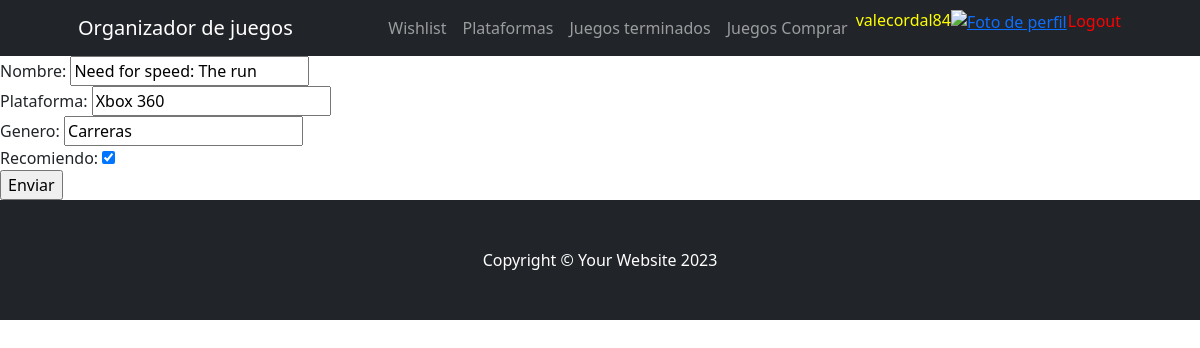
The app's page /juegosTerminados/update/Need for speed: The run/ (signed in) with its own data.
### webapp/models.py (models this page shows, shortened)
class juegosTerminados(models.Model):
    nombre=models.CharField(max_length=255)
    plataforma=models.CharField(max_length=255)
    genero=models.CharField(max_length=255)
    recomiendo=models.BooleanField(default=False)
    class Meta:
        ordering= ["nombre"]
        verbose_name="juego terminado"
        verbose_name_plural="juegos terminados"

### webapp/views.py (the view)
# urls.py: path('juegosTerminados/update/<str:nombre_jt>/', views.jtUpdate, name='jtUpdate'),
@login_required
def jtUpdate(request, nombre_jt):
    jt_item = get_object_or_404(juegosTerminados, nombre=nombre_jt)
    if request.method == "POST":
        form = JTForm(request.POST, instance=jt_item)
        if form.is_valid():
            form.save()
            return redirect('juegosTerminados')
    else:
        form = JTForm(instance=jt_item)
    return render(request, "webapp/jtForm.html", {"form": form})

### webapp/forms.py
class JTForm(forms.ModelForm):
    class Meta:
        model= juegosTerminados
        fields= ['nombre', 'plataforma', 'genero', 'recomiendo']

### webapp/templates/webapp/jtForm.html (shortened to what this page needs)
{% extends "webapp/base.html" %}
{% load static %}
{% block contenido %}
<form action="" method="post">
    <table>
        {{ form }}
    </table>
    <input type="submit" value="Enviar">
</form>
{% endblock contenido %}

### webapp/templates/webapp/base.html (shortened to what this page needs)
<!DOCTYPE html>
<html lang="en">
    <head>
        {% load static %}
        <link href="https://cdn.jsdelivr.net/npm/bootstrap-icons@1.4.1/font/bootstrap-icons.css" rel="stylesheet" />
        <link href="{% static 'css/styles.css' %}" rel="stylesheet" />
        <link rel="stylesheet" href="https://cdnjs.cloudflare.com/ajax/libs/font-awesome/6.4.0/css/all.min.css">
    </head>
    <body>
        <nav class="navbar navbar-expand-lg navbar-dark bg-dark">
            <div class="container px-5">
                <a class="navbar-brand" href="{% url 'inicio' %}">Organizador de juegos</a>
                <div class="collapse navbar-collapse" id="navbarSupportedContent">
                    <ul class="navbar-nav ms-auto mb-2 mb-lg-0">
                        {% if user.is_authenticated %}
                            <li class="nav-item"><a class="nav-link" aria-current="page" href="{% url 'wishlist' %}">Wishlist</a></li>
                            <li class="nav-item"><a class="nav-link" href="{% url 'plataformas' %}">Plataformas</a></li>
                            <li class="nav-item"><a class="nav-link" href="{% url 'juegosTerminados' %}">Juegos terminados</a></li>
                            <li class="nav-item"><a class="nav-link" href="{% url 'juegosComprar' %}">Juegos Comprar</a></li>
                            <li class="nav-item" style="color:yellow">{{ user.username }}</li>
                            <div class="text-center">
                                <a href="{% url 'agregarAvatar' %}"><img src="{{request.session.avatar}}" height="40px" weight="40px" alt="Foto de perfil"> </a>
                            </div>
                            <li class="nav-item">
                                <form method="post" action="{% url 'logout' %}" style="display: inline;">
                                    <button type="submit" class="nav-link btn btn-link" style="padding: 0; color: red; text-decoration: none;">Logout</button>
                                </form>
                            </li>
                        {% endif %}
                    </ul>
                </div>
            </div>
        </nav>
    {% block contenido %}
    {% endblock contenido %}
      <footer class="py-5 bg-dark">
        <div class="container px-5"><p class="m-0 text-center text-white">Copyright &copy; Your Website 2023</p></div>
    </footer>
</body>
</html>

### records on screen
juegosTerminados: nombre "Need for speed: The run", plataforma "Xbox 360", genero "Carreras", recomiendo "☑"

### other values on screen
{{ user.username }} "valecordal84"
